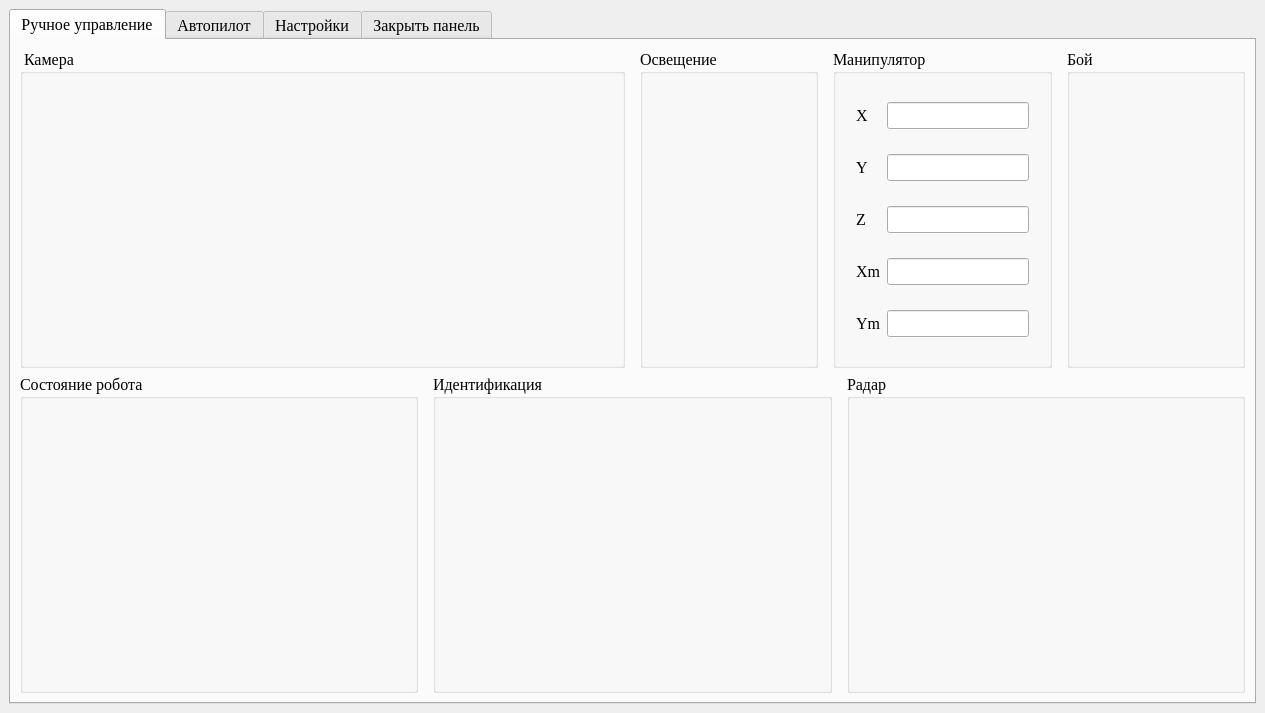
<?xml version="1.0" encoding="UTF-8"?>
<ui version="4.0">
 <class>MainWindow</class>
 <widget class="QMainWindow" name="MainWindow">
  <property name="geometry">
   <rect>
    <x>0</x>
    <y>0</y>
    <width>1265</width>
    <height>713</height>
   </rect>
  </property>
  <property name="windowTitle">
   <string>MainWindow</string>
  </property>
  <widget class="QWidget" name="centralwidget">
   <layout class="QHBoxLayout" name="horizontalLayout">
    <item>
     <widget class="QTabWidget" name="tabWidget">
      <property name="font">
       <font>
        <family>Times New Roman</family>
        <pointsize>12</pointsize>
       </font>
      </property>
      <property name="focusPolicy">
       <enum>Qt::NoFocus</enum>
      </property>
      <property name="contextMenuPolicy">
       <enum>Qt::NoContextMenu</enum>
      </property>
      <property name="acceptDrops">
       <bool>false</bool>
      </property>
      <property name="toolTipDuration">
       <number>-1</number>
      </property>
      <property name="layoutDirection">
       <enum>Qt::LeftToRight</enum>
      </property>
      <property name="autoFillBackground">
       <bool>false</bool>
      </property>
      <property name="tabPosition">
       <enum>QTabWidget::North</enum>
      </property>
      <property name="tabShape">
       <enum>QTabWidget::Rounded</enum>
      </property>
      <property name="currentIndex">
       <number>0</number>
      </property>
      <property name="iconSize">
       <size>
        <width>16</width>
        <height>16</height>
       </size>
      </property>
      <property name="elideMode">
       <enum>Qt::ElideNone</enum>
      </property>
      <property name="tabBarAutoHide">
       <bool>false</bool>
      </property>
      <widget class="QWidget" name="tab">
       <attribute name="title">
        <string>Ручное управление</string>
       </attribute>
       <layout class="QVBoxLayout" name="verticalLayout_2">
        <item>
         <layout class="QHBoxLayout" name="horizontalLayout_6">
          <property name="spacing">
           <number>15</number>
          </property>
          <item>
           <widget class="QGroupBox" name="groupBox_12">
            <property name="title">
             <string> Камера</string>
            </property>
           </widget>
          </item>
          <item>
           <layout class="QHBoxLayout" name="horizontalLayout_5">
            <property name="spacing">
             <number>15</number>
            </property>
            <item>
             <widget class="QGroupBox" name="groupBox_9">
              <property name="title">
               <string>Освещение</string>
              </property>
             </widget>
            </item>
            <item>
             <widget class="QGroupBox" name="groupBox_10">
              <property name="title">
               <string>Манипулятор</string>
              </property>
              <layout class="QGridLayout" name="gridLayout">
               <property name="leftMargin">
                <number>20</number>
               </property>
               <property name="rightMargin">
                <number>20</number>
               </property>
               <item row="0" column="0">
                <widget class="QLabel" name="label">
                 <property name="text">
                  <string>X</string>
                 </property>
                </widget>
               </item>
               <item row="0" column="1">
                <widget class="QLineEdit" name="lineEdit">
                 <property name="sizePolicy">
                  <sizepolicy hsizetype="Fixed" vsizetype="Fixed">
                   <horstretch>0</horstretch>
                   <verstretch>0</verstretch>
                  </sizepolicy>
                 </property>
                 <property name="readOnly">
                  <bool>true</bool>
                 </property>
                </widget>
               </item>
               <item row="1" column="0">
                <widget class="QLabel" name="label_2">
                 <property name="text">
                  <string>Y</string>
                 </property>
                </widget>
               </item>
               <item row="1" column="1">
                <widget class="QLineEdit" name="lineEdit_2">
                 <property name="sizePolicy">
                  <sizepolicy hsizetype="Fixed" vsizetype="Fixed">
                   <horstretch>0</horstretch>
                   <verstretch>0</verstretch>
                  </sizepolicy>
                 </property>
                 <property name="readOnly">
                  <bool>true</bool>
                 </property>
                </widget>
               </item>
               <item row="2" column="0">
                <widget class="QLabel" name="label_3">
                 <property name="text">
                  <string>Z</string>
                 </property>
                </widget>
               </item>
               <item row="2" column="1">
                <widget class="QLineEdit" name="lineEdit_3">
                 <property name="sizePolicy">
                  <sizepolicy hsizetype="Fixed" vsizetype="Fixed">
                   <horstretch>0</horstretch>
                   <verstretch>0</verstretch>
                  </sizepolicy>
                 </property>
                 <property name="readOnly">
                  <bool>true</bool>
                 </property>
                </widget>
               </item>
               <item row="3" column="0">
                <widget class="QLabel" name="label_4">
                 <property name="text">
                  <string>Xm</string>
                 </property>
                </widget>
               </item>
               <item row="3" column="1">
                <widget class="QLineEdit" name="lineEdit_4">
                 <property name="sizePolicy">
                  <sizepolicy hsizetype="Fixed" vsizetype="Fixed">
                   <horstretch>0</horstretch>
                   <verstretch>0</verstretch>
                  </sizepolicy>
                 </property>
                 <property name="readOnly">
                  <bool>true</bool>
                 </property>
                </widget>
               </item>
               <item row="4" column="0">
                <widget class="QLabel" name="label_5">
                 <property name="text">
                  <string>Ym</string>
                 </property>
                </widget>
               </item>
               <item row="4" column="1">
                <widget class="QLineEdit" name="lineEdit_5">
                 <property name="sizePolicy">
                  <sizepolicy hsizetype="Fixed" vsizetype="Fixed">
                   <horstretch>0</horstretch>
                   <verstretch>0</verstretch>
                  </sizepolicy>
                 </property>
                 <property name="readOnly">
                  <bool>true</bool>
                 </property>
                </widget>
               </item>
              </layout>
             </widget>
            </item>
            <item>
             <widget class="QGroupBox" name="groupBox_11">
              <property name="title">
               <string>Бой</string>
              </property>
             </widget>
            </item>
           </layout>
          </item>
         </layout>
        </item>
        <item>
         <layout class="QHBoxLayout" name="horizontalLayout_4">
          <property name="spacing">
           <number>15</number>
          </property>
          <item>
           <widget class="QGroupBox" name="groupBox_6">
            <property name="title">
             <string>Состояние робота</string>
            </property>
           </widget>
          </item>
          <item>
           <widget class="QGroupBox" name="groupBox_7">
            <property name="title">
             <string>Идентификация</string>
            </property>
           </widget>
          </item>
          <item>
           <widget class="QGroupBox" name="groupBox_8">
            <property name="title">
             <string>Радар</string>
            </property>
           </widget>
          </item>
         </layout>
        </item>
       </layout>
      </widget>
      <widget class="QWidget" name="tab_2">
       <attribute name="title">
        <string>Автопилот</string>
       </attribute>
       <layout class="QVBoxLayout" name="verticalLayout">
        <item>
         <layout class="QHBoxLayout" name="horizontalLayout_3">
          <property name="spacing">
           <number>15</number>
          </property>
          <item>
           <widget class="QGroupBox" name="groupBox_5">
            <property name="title">
             <string> Камера</string>
            </property>
           </widget>
          </item>
          <item>
           <widget class="QGroupBox" name="groupBox_3">
            <property name="title">
             <string>GPS</string>
            </property>
           </widget>
          </item>
         </layout>
        </item>
        <item>
         <layout class="QHBoxLayout" name="horizontalLayout_2">
          <property name="spacing">
           <number>15</number>
          </property>
          <item>
           <widget class="QGroupBox" name="groupBox_4">
            <property name="title">
             <string>Состояние робота</string>
            </property>
           </widget>
          </item>
          <item>
           <widget class="QGroupBox" name="groupBox">
            <property name="title">
             <string>Идентификация</string>
            </property>
           </widget>
          </item>
          <item>
           <widget class="QGroupBox" name="groupBox_2">
            <property name="title">
             <string>Радар</string>
            </property>
           </widget>
          </item>
         </layout>
        </item>
       </layout>
      </widget>
      <widget class="QWidget" name="tab_3">
       <attribute name="title">
        <string>Настройки</string>
       </attribute>
      </widget>
      <widget class="QWidget" name="tab_4">
       <attribute name="title">
        <string>Закрыть панель</string>
       </attribute>
      </widget>
     </widget>
    </item>
   </layout>
  </widget>
 </widget>
 <resources/>
 <connections/>
</ui>
